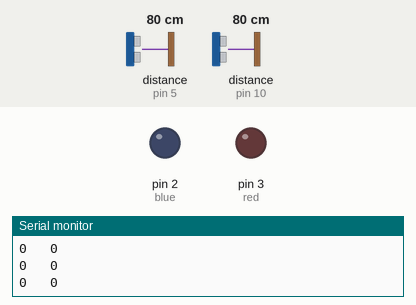
Simulated run of this sketch. Board: Arduino Uno, built with avr-gcc and run on an emulated ATmega328P. Shown: output pins drawn as LEDs (lit = HIGH), the last lines printed to the serial monitor. Wiring (inferred from the names in the program): 2 × ultrasonic range finder: trigger pin 6, echo pin 5 / trigger pin 11, echo pin 10. Dashed ring = blinking. The test bench sets the inputs (shaded band); at power-on: distance to the obstacle (sensors on pin 5, pin 10) 80 cm. The echo pulse lasts 58.3 µs per cm; pins used as bus, display or sensor lines are not drawn.

Above: at 2.2 s.
2.3 s: distance to the obstacle (sensor on pin 5) set to 8 cm
4.0 s: distance to the obstacle (sensor on pin 5) set to 5 cm
5.5 s: distance to the obstacle (sensor on pin 5) set to 75 cm
7.1 s: distance to the obstacle (sensor on pin 5) set to 82 cm
10.1 s: distance to the obstacle (sensor on pin 10) set to 18 cm
11.9 s: distance to the obstacle (sensor on pin 10) set to 15 cm
At 13.2 s:
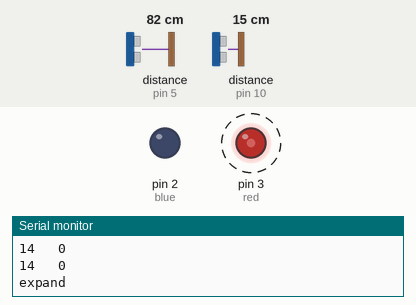
Timing chart, 0 to 15.9 s (numbered marks = the images above; inputs shaded):
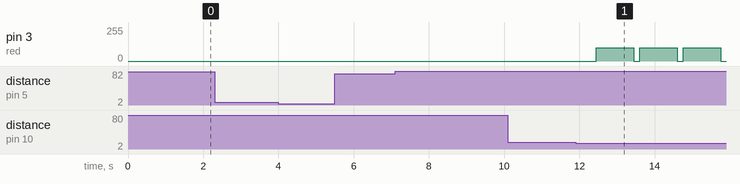

Measured:
- the behaviour switches between 17 and 16 cm on distance to the obstacle (sensor on pin 10) (found by bisection; images 0 and 1)
- after the input at 11.9 s, pin 3 (red): alternates 100/255 for 1.0 s and 0/255 for 0.16 s, starting after 0.55 s

The sketch:

GestureFinalProject.ino
```cpp
const int trigPin1 = 11; // the number of the trigger output pin ( sensor 1 )
const int echoPin1 = 10; // the number of the echo input pin ( sensor 1 )
const int trigPin2 = 6;  // the number of the trigger output pin ( sensor 2 )
const int echoPin2 = 5;  // the number of the echo input pin ( sensor 2 )
const int red = 3;
const int blue = 2;
const int green = 1;

////////////////////////////////// variables used for distance calculation
long duration;

int distance1 = constrain(distance1, 0, 30);
int distance2 = constrain(distance2, 0, 30);
float r;
unsigned long temp = 0;
int temp1 = 0;
int L = 0;
////////////////////////////////

void find_distance (void);

// this function returns the value in cm.
/*we should not trigger the both ultrasonic sensor at the same time.
  it might cause error result due to the intraction of the both soundswaves.*/
void find_distance (void)
{
  digitalWrite(trigPin1, LOW);
  delayMicroseconds(2);
  digitalWrite(trigPin1, HIGH);
  delayMicroseconds(10);
  digitalWrite(trigPin1, LOW);

  duration = pulseIn(echoPin1, HIGH, 5000);// here this pulsein function wont wait more then 5000us for the ultrasonic sound to came back. (due to this it wont measure more than 60cm)
  // it helps this project to use the gesture control in the defined space.
  // so that, it will return zero if distance greater then 60m. ( it helps usually if we remove our hands infront of the sensors ).

  r = 3.4 * duration / 2;                  // calculation to get the measurement in cm using the time returned by the pulsein function.
  distance1 = r / 100.00;
  Serial.print(distance1);
  Serial.print("   ");
  /////////////////////////////////////////upper part for left sensor and lower part for right sensor
  digitalWrite(trigPin2, LOW);
  delayMicroseconds(2);
  digitalWrite(trigPin2, HIGH);
  delayMicroseconds(10);
  digitalWrite(trigPin2, LOW);


  duration = pulseIn(echoPin2, HIGH, 5000);
  r = 3.4 * duration / 2;
  distance2 = r / 100.00;
  delay(100);

  Serial.println(distance2);

}
void RGB_color(int red_light_value, int green_light_value, int blue_light_value)
{
  analogWrite(red, red_light_value);
  analogWrite(green, green_light_value);
  analogWrite(blue, blue_light_value);
}

void setup()
{
  Serial.begin(9600);
  pinMode(trigPin1, OUTPUT); // initialize the trigger and echo pins of both the sensor as input and output:
  pinMode(echoPin1, INPUT);
  pinMode(trigPin2, OUTPUT);
  pinMode(echoPin2, INPUT);
  pinMode(red, OUTPUT);
  pinMode(green, OUTPUT);
  pinMode(blue, OUTPUT);
  delay (1000);

}

void loop()
{
  find_distance(); // this function will stores the current distance measured by the ultrasonic sensor in the global variable "distance1 and distance2"
  // no matter what, the program has to call this "find_distance" function continuously to get the distance value at all time.

  if (distance2 <= 15 && distance2 >= 1) // once if we placed our hands in front of the right sensor in the range between 15 to 35cm this condition becomes true.
  {
    temp = millis();                 // store the current time in the variable temp. (" millis " Returns the number of milliseconds since the Arduino board began running the current program )
    while (millis() <= (temp + 300)) // this loop measures the distance for another 300 milliseconds. ( it helps to find the difference between the swipe and stay of our hand in front of the right sensor )
      find_distance();
    if (distance2 <= 15 && distance2 >= 1) // this condition will true if we place our hand in front of the right sensor for more then 300 milli seconds.
    {
      temp = distance2;                       // store the current position of our hand in the variable temp.
      while (distance2 <= 15 || distance2 == 1) // this loop will run untill we removes our hand in front of the right sensor.
      {
        find_distance();                      // call this function continuously to get the live data.
        if ((temp + 6) < distance2)           // this condition becomes true if we moves our hand away from the right sensor (**but in front of it ). here " temp+6 " is for calibration.
        {
          Serial.println("playpause");               // send "play" serially.
          RGB_color(0, 255, 0); //Green
          delay(1000);
          RGB_color(0, 0, 0);
          delay(50);

        }
        else if ((temp - 6) > distance2)      // this condition becomes true if we moves our hand closer to the right sensor.
        {
          Serial.println("up");                // send "Next" serially.
          RGB_color(0, 0, 255); //Blue
          delay(1000);
          RGB_color(0, 0, 0);
          delay(50);
        }
      }
    }
    else                                     // this condition becomes true, if we only swipe in front of the right sensor .
    {
      Serial.println("down");                // send "captions" serially.
      RGB_color(255, 0, 0); //red
      delay(1000);
      RGB_color(0, 0, 0);
      delay(50);

    }
  }

  else if (distance1 <= 15 && distance1 >= 1) // once if we placed our hands in front of the left sensor in the range between 15 to 60cm this condition becomes true.
  {
    temp = millis();                 // store the current time in the variable temp. (" millis " Returns the number of milliseconds since the Arduino board began running the current program )
    while (millis() <= (temp + 300)) // this loop measures the distance for another 300 milliseconds. ( it helps to find the difference between the swipe and stay of our hand in front of the right sensor )
      find_distance();
    if (distance1 <= 15 && distance1 >= 1) // this condition will true if we place our hand in front of the right sensor for more then 300 milli seconds.
    {
      temp = distance2;                       // store the current position of our hand in the variable temp.
      while (distance1 <= 15 || distance1 == 1) // this loop will run untill we removes our hand in front of the right sensor.
      {
        find_distance();                      // call this function continuously to get the live data.
        if ((temp + 6) < distance1)           // this condition becomes true if we moves our hand away from the right sensor (**but in front of it ). here " temp+6 " is for calibration.
        {
          Serial.println("expand");               // send "r" serially.
          RGB_color(100, 21, 100); // orange
          delay(1000);
          RGB_color(0, 0, 0);
          delay(50);

        }
        else if ((temp - 6) > distance1)      // this condition becomes true if we moves our hand closer to the right sensor.
        {
          Serial.println("rewind");                // send "Next" serially.
          RGB_color(255, 255, 0); //yellow
          delay(1000);
          RGB_color(0, 0, 0);
          delay(50);

        }
      }
    }
    else if (distance1 >= 1 && distance1 <= 15)                            // this condition becomes true, if we only swipe in front of the right sensor .
    {
      Serial.println("fastfoward");                // send "captions" serially.
      RGB_color(106, 13, 173); // purple
      delay(1000);
      RGB_color(0, 0, 0);
      delay(50);


    }
    else  //(0==distance1 && 0==distance2)
    {
      Serial.println("idle");
      RGB_color(0, 0, 0);
      delay(1000);
    }
  }
}
```
